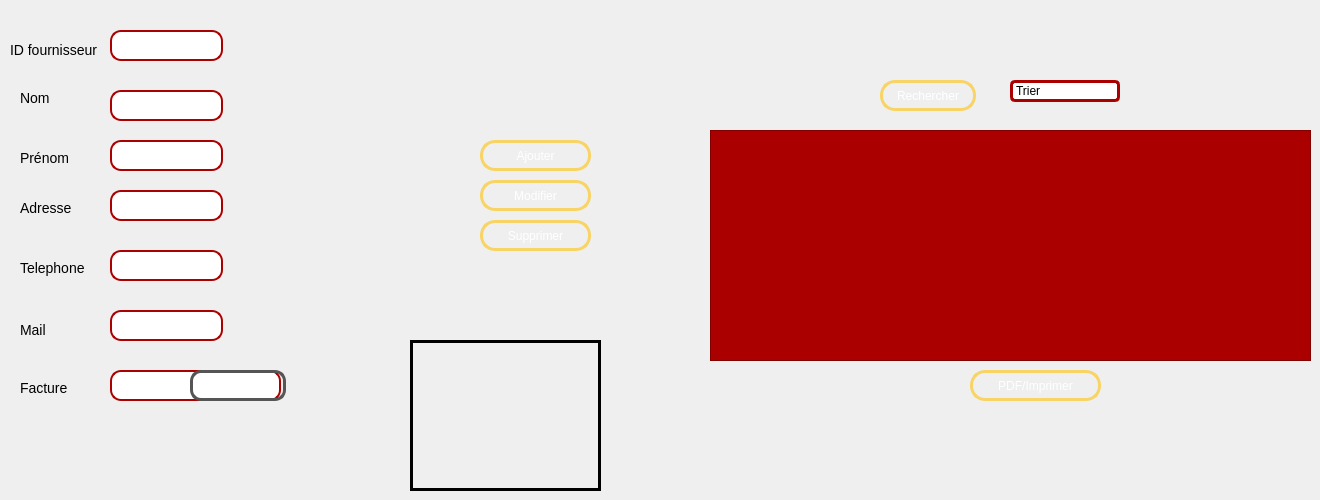
   <widget class="QWidget" name="tab">
    <attribute name="title">
     <string>Gestion des Fournisseurs </string>
    </attribute>
    <widget class="QTableView" name="tabfour">
     <property name="geometry">
      <rect>
       <x>710</x>
       <y>130</y>
       <width>601</width>
       <height>231</height>
      </rect>
     </property>
     <property name="styleSheet">
      <string notr="true">QWidget {
    background-color: #aa0000;
    color: #fffff8;
}

QHeaderView::section {
    background-color: #aaaa7f;
    padding: 4px;
    border: 1px solid #fffff8;
    font-size: 8pt;
}

QTableWidget {
    gridline-color: #ff4842;
    font-size: 9pt;
}

QTableWidget QTableCornerButton::section {
    background-color: #ff4842;
    border: 1px solid #fffff8;
}</string>
     </property>
    </widget>
    <widget class="QPushButton" name="pb_rechercher_3">
     <property name="geometry">
      <rect>
       <x>880</x>
       <y>80</y>
       <width>96</width>
       <height>31</height>
      </rect>
     </property>
     <property name="styleSheet">
      <string notr="true"> QPushButton {
color: #ffffff;
border: 3px solid #f8d466;
font: 8pt &quot;MS Reference Sans Serif&quot;;
border-radius: 15px;
padding: 5px;
background: qradialgradient(cx: 0.3, cy: -0.4,
fx: 0.3, fy: -0.4,
radius: 3, stop: 0 #aa3118, stop: 1 #550000);
min-width: 80px;
}

QPushButton:hover {
background: qradialgradient(cx: 0.3, cy: -0.4,
fx: 0.3, fy: -0.4,
radius: 3, stop: 0 #aa3118, stop: 1 #552a2a);
}

 QPushButton:pressed {
background: qradialgradient(cx: 0.4, cy: -0.1,
fx: 0.4, fy: -0.1,
radius: 3, stop: 0 #aa3118, stop: 1 #554040);
}</string>
     </property>
     <property name="text">
      <string>Rechercher</string>
     </property>
    </widget>
    <widget class="QPushButton" name="pb_modifier_3">
     <property name="geometry">
      <rect>
       <x>480</x>
       <y>180</y>
       <width>111</width>
       <height>31</height>
      </rect>
     </property>
     <property name="styleSheet">
      <string notr="true"> QPushButton {
color: #ffffff;
border: 3px solid #f8d466;
font: 8pt &quot;MS Reference Sans Serif&quot;;
border-radius: 15px;
padding: 5px;
background: qradialgradient(cx: 0.3, cy: -0.4,
fx: 0.3, fy: -0.4,
radius: 3, stop: 0 #aa3118, stop: 1 #550000);
min-width: 80px;
}

QPushButton:hover {
background: qradialgradient(cx: 0.3, cy: -0.4,
fx: 0.3, fy: -0.4,
radius: 3, stop: 0 #aa3118, stop: 1 #552a2a);
}

 QPushButton:pressed {
background: qradialgradient(cx: 0.4, cy: -0.1,
fx: 0.4, fy: -0.1,
radius: 3, stop: 0 #aa3118, stop: 1 #554040);
}</string>
     </property>
     <property name="text">
      <string>Modifier</string>
     </property>
    </widget>
    <widget class="QPushButton" name="pb_ajouter_3">
     <property name="geometry">
      <rect>
       <x>480</x>
       <y>140</y>
       <width>111</width>
       <height>31</height>
      </rect>
     </property>
     <property name="styleSheet">
      <string notr="true"> QPushButton {
color: #ffffff;
border: 3px solid #f8d466;
font: 8pt &quot;MS Reference Sans Serif&quot;;
border-radius: 15px;
padding: 5px;
background: qradialgradient(cx: 0.3, cy: -0.4,
fx: 0.3, fy: -0.4,
radius: 3, stop: 0 #aa3118, stop: 1 #550000);
min-width: 80px;
}

QPushButton:hover {
background: qradialgradient(cx: 0.3, cy: -0.4,
fx: 0.3, fy: -0.4,
radius: 3, stop: 0 #aa3118, stop: 1 #552a2a);
}

 QPushButton:pressed {
background: qradialgradient(cx: 0.4, cy: -0.1,
fx: 0.4, fy: -0.1,
radius: 3, stop: 0 #aa3118, stop: 1 #554040);
}</string>
     </property>
     <property name="text">
      <string>Ajouter</string>
     </property>
    </widget>
    <widget class="QPushButton" name="pb_supprimer_3">
     <property name="geometry">
      <rect>
       <x>480</x>
       <y>220</y>
       <width>111</width>
       <height>31</height>
      </rect>
     </property>
     <property name="styleSheet">
      <string notr="true"> QPushButton {
color: #ffffff;
border: 3px solid #f8d466;
font: 8pt &quot;MS Reference Sans Serif&quot;;
border-radius: 15px;
padding: 5px;
background: qradialgradient(cx: 0.3, cy: -0.4,
fx: 0.3, fy: -0.4,
radius: 3, stop: 0 #aa3118, stop: 1 #550000);
min-width: 80px;
}

QPushButton:hover {
background: qradialgradient(cx: 0.3, cy: -0.4,
fx: 0.3, fy: -0.4,
radius: 3, stop: 0 #aa3118, stop: 1 #552a2a);
}

 QPushButton:pressed {
background: qradialgradient(cx: 0.4, cy: -0.1,
fx: 0.4, fy: -0.1,
radius: 3, stop: 0 #aa3118, stop: 1 #554040);
}</string>
     </property>
     <property name="text">
      <string>Supprimer</string>
     </property>
    </widget>
    <widget class="QLineEdit" name="lineEdit_id_3">
     <property name="geometry">
      <rect>
       <x>110</x>
       <y>30</y>
       <width>113</width>
       <height>31</height>
      </rect>
     </property>
     <property name="styleSheet">
      <string notr="true">QLineEdit{
color: #333;
border: 2px solid #aa0000;
font: 8pt &quot;MS Shell Dlg 2&quot;;
border-radius: 11px;
padding: 5px;
}</string>
     </property>
    </widget>
    <widget class="QLineEdit" name="lineEdit_id_4">
     <property name="geometry">
      <rect>
       <x>110</x>
       <y>90</y>
       <width>113</width>
       <height>31</height>
      </rect>
     </property>
     <property name="styleSheet">
      <string notr="true">QLineEdit{
color: #333;
border: 2px solid #aa0000;
font: 8pt &quot;MS Shell Dlg 2&quot;;
border-radius: 11px;
padding: 5px;
}</string>
     </property>
    </widget>
    <widget class="QLineEdit" name="lineEdit_id_6">
     <property name="geometry">
      <rect>
       <x>110</x>
       <y>140</y>
       <width>113</width>
       <height>31</height>
      </rect>
     </property>
     <property name="styleSheet">
      <string notr="true">QLineEdit{
color: #333;
border: 2px solid #aa0000;
font: 8pt &quot;MS Shell Dlg 2&quot;;
border-radius: 11px;
padding: 5px;
}</string>
     </property>
    </widget>
    <widget class="QLineEdit" name="lineEdit_id_7">
     <property name="geometry">
      <rect>
       <x>110</x>
       <y>190</y>
       <width>113</width>
       <height>31</height>
      </rect>
     </property>
     <property name="styleSheet">
      <string notr="true">QLineEdit{
color: #333;
border: 2px solid #aa0000;
font: 8pt &quot;MS Shell Dlg 2&quot;;
border-radius: 11px;
padding: 5px;
}</string>
     </property>
    </widget>
    <widget class="QLabel" name="label_10">
     <property name="geometry">
      <rect>
       <x>10</x>
       <y>40</y>
       <width>91</width>
       <height>20</height>
      </rect>
     </property>
     <property name="styleSheet">
      <string notr="true">*
{
font:  4px &quot;Yu Gothic UI Semibold&quot;;
font-size:14px;

}</string>
     </property>
     <property name="text">
      <string>ID fournisseur</string>
     </property>
    </widget>
    <widget class="QLabel" name="label_11">
     <property name="geometry">
      <rect>
       <x>20</x>
       <y>90</y>
       <width>81</width>
       <height>16</height>
      </rect>
     </property>
     <property name="styleSheet">
      <string notr="true">*
{
font:  4px &quot;Yu Gothic UI Semibold&quot;;
font-size:14px;

}</string>
     </property>
     <property name="text">
      <string>Nom</string>
     </property>
    </widget>
    <widget class="QLabel" name="label_12">
     <property name="geometry">
      <rect>
       <x>20</x>
       <y>150</y>
       <width>81</width>
       <height>16</height>
      </rect>
     </property>
     <property name="styleSheet">
      <string notr="true">*
{
font:  4px &quot;Yu Gothic UI Semibold&quot;;
font-size:14px;

}</string>
     </property>
     <property name="text">
      <string>Prénom</string>
     </property>
    </widget>
    <widget class="QLabel" name="label_13">
     <property name="geometry">
      <rect>
       <x>20</x>
       <y>200</y>
       <width>81</width>
       <height>16</height>
      </rect>
     </property>
     <property name="styleSheet">
      <string notr="true">*
{
font:  4px &quot;Yu Gothic UI Semibold&quot;;
font-size:14px;

}</string>
     </property>
     <property name="text">
      <string>Adresse</string>
     </property>
    </widget>
    <widget class="QLineEdit" name="lineEdit_id_8">
     <property name="geometry">
      <rect>
       <x>110</x>
       <y>250</y>
       <width>113</width>
       <height>31</height>
      </rect>
     </property>
     <property name="styleSheet">
      <string notr="true">QLineEdit{
color: #333;
border: 2px solid #aa0000;
font: 8pt &quot;MS Shell Dlg 2&quot;;
border-radius: 11px;
padding: 5px;
}</string>
     </property>
    </widget>
    <widget class="QLabel" name="label_14">
     <property name="geometry">
      <rect>
       <x>20</x>
       <y>260</y>
       <width>81</width>
       <height>16</height>
      </rect>
     </property>
     <property name="styleSheet">
      <string notr="true">*
{
font:  4px &quot;Yu Gothic UI Semibold&quot;;
font-size:14px;

}</string>
     </property>
     <property name="text">
      <string>Telephone</string>
     </property>
    </widget>
    <widget class="QLineEdit" name="lineEdit_id_9">
     <property name="geometry">
      <rect>
       <x>110</x>
       <y>310</y>
       <width>113</width>
       <height>31</height>
      </rect>
     </property>
     <property name="styleSheet">
      <string notr="true">QLineEdit{
color: #333;
border: 2px solid #aa0000;
font: 8pt &quot;MS Shell Dlg 2&quot;;
border-radius: 11px;
padding: 5px;
}</string>
     </property>
    </widget>
    <widget class="QLabel" name="label_15">
     <property name="geometry">
      <rect>
       <x>20</x>
       <y>320</y>
       <width>91</width>
       <height>20</height>
      </rect>
     </property>
     <property name="styleSheet">
      <string notr="true">*
{
font:  4px &quot;Yu Gothic UI Semibold&quot;;
font-size:14px;

}</string>
     </property>
     <property name="text">
      <string>Mail</string>
     </property>
    </widget>
    <widget class="QLineEdit" name="lineEdit_id_10">
     <property name="geometry">
      <rect>
       <x>110</x>
       <y>370</y>
       <width>171</width>
       <height>31</height>
      </rect>
     </property>
     <property name="styleSheet">
      <string notr="true">QLineEdit{
color: #333;
border: 2px solid #aa0000;
font: 8pt &quot;MS Shell Dlg 2&quot;;
border-radius: 11px;
padding: 5px;
}</string>
     </property>
    </widget>
    <widget class="QLabel" name="label_16">
     <property name="geometry">
      <rect>
       <x>20</x>
       <y>380</y>
       <width>81</width>
       <height>16</height>
      </rect>
     </property>
     <property name="styleSheet">
      <string notr="true">*
{
font:  4px &quot;Yu Gothic UI Semibold&quot;;
font-size:14px;

}</string>
     </property>
     <property name="text">
      <string>Facture</string>
     </property>
    </widget>
    <widget class="QPushButton" name="btnChse">
     <property name="geometry">
      <rect>
       <x>190</x>
       <y>370</y>
       <width>96</width>
       <height>31</height>
      </rect>
     </property>
     <property name="styleSheet">
      <string notr="true"> QPushButton {
color: #ffffff;
border: 3px solid #555;
font: 9pt &quot;MS Shell Dlg 2&quot;;
border-radius: 11px;
padding: 5px;
background: qradialgradient(cx: 0.3, cy: -0.4,
fx: 0.3, fy: -0.4,
radius: 1.35, stop: 0 #aa0000, stop: 1 #880808);
min-width: 80px;
}

QPushButton:hover {
background: qradialgradient(cx: 0.3, cy: -0.4,
fx: 0.3, fy: -0.4,
radius: 1.35, stop: 0 #aa0000, stop: 1 #880000);
}

 QPushButton:pressed {
background: qradialgradient(cx: 0.4, cy: -0.1,
fx: 0.4, fy: -0.1,
radius: 1.35, stop: 0 #aa0000, stop: 1 #aa3f2c);
}</string>
     </property>
     <property name="text">
      <string>Browser</string>
     </property>
    </widget>
    <widget class="QLabel" name="lblBkImge">
     <property name="geometry">
      <rect>
       <x>410</x>
       <y>340</y>
       <width>191</width>
       <height>151</height>
      </rect>
     </property>
     <property name="styleSheet">
      <string notr="true">*
{
border: 3px solid #000000;
}</string>
     </property>
     <property name="text">
      <string/>
     </property>
    </widget>
    <widget class="QComboBox" name="comboBox_4">
     <property name="geometry">
      <rect>
       <x>1010</x>
       <y>80</y>
       <width>110</width>
       <height>22</height>
      </rect>
     </property>
     <property name="styleSheet">
      <string notr="true">QComboBox {
	border: 3px solid #aa0000;
	border-radius: 5px;
	background:qradialgradient(cx: 0.3, cy: -0.4,
fx: 0.0, fy: -0.0,
radius: 1.89, stop: 0 #ffffff, stop: 1 #999);
	padding: 1px 23px 1px 3px;
	min-width: 6em;
	color: #000000 bold;
}
QComboBox::drop-down {
	subcontrol-origin: padding;
	subcontrol-position: top right;
	width: 20px;
 
	border-top-right-radius: 3px;
	border-bottom-right-radius: 3px;
}
QComboBox::down-arrow {
    	color: #aa0000;
}
 
QComboBox QAbstractView{
	background-color: #aa0000;
	color: #aa0000;
 
	selection-background-color: #999999;
	selection-color: #4f4f4f;
}

</string>
     </property>
     <item>
      <property name="text">
       <string>Trier</string>
      </property>
     </item>
     <item>
      <property name="text">
       <string>selon id</string>
      </property>
     </item>
     <item>
      <property name="text">
       <string>selon nom</string>
      </property>
     </item>
     <item>
      <property name="text">
       <string>selon prenom</string>
      </property>
     </item>
    </widget>
    <widget class="QLabel" name="label_24">
     <property name="geometry">
      <rect>
       <x>110</x>
       <y>70</y>
       <width>181</width>
       <height>16</height>
      </rect>
     </property>
     <property name="text">
      <string/>
     </property>
    </widget>
    <widget class="QLabel" name="label_25">
     <property name="geometry">
      <rect>
       <x>110</x>
       <y>120</y>
       <width>151</width>
       <height>16</height>
      </rect>
     </property>
     <property name="text">
      <string/>
     </property>
    </widget>
    <widget class="QLabel" name="label_26">
     <property name="geometry">
      <rect>
       <x>110</x>
       <y>170</y>
       <width>131</width>
       <height>16</height>
      </rect>
     </property>
     <property name="text">
      <string/>
     </property>
    </widget>
    <widget class="QLabel" name="label_27">
     <property name="geometry">
      <rect>
       <x>110</x>
       <y>230</y>
       <width>131</width>
       <height>16</height>
      </rect>
     </property>
     <property name="text">
      <string/>
     </property>
    </widget>
    <widget class="QLabel" name="label_28">
     <property name="geometry">
      <rect>
       <x>360</x>
       <y>70</y>
       <width>131</width>
       <height>16</height>
      </rect>
     </property>
     <property name="text">
      <string/>
     </property>
    </widget>
    <widget class="QLabel" name="label_29">
     <property name="geometry">
      <rect>
       <x>390</x>
       <y>100</y>
       <width>131</width>
       <height>16</height>
      </rect>
     </property>
     <property name="text">
      <string/>
     </property>
    </widget>
    <widget class="QLabel" name="label_30">
     <property name="geometry">
      <rect>
       <x>580</x>
       <y>100</y>
       <width>131</width>
       <height>16</height>
      </rect>
     </property>
     <property name="text">
      <string/>
     </property>
    </widget>
    <widget class="QPushButton" name="PDFcat_2">
     <property name="geometry">
      <rect>
       <x>970</x>
       <y>370</y>
       <width>131</width>
       <height>31</height>
      </rect>
     </property>
     <property name="styleSheet">
      <string notr="true"> QPushButton {
color: #ffffff;
border: 3px solid #f8d466;
font: 8pt &quot;MS Reference Sans Serif&quot;;
border-radius: 15px;
padding: 5px;
background: qradialgradient(cx: 0.3, cy: -0.4,
fx: 0.3, fy: -0.4,
radius: 3, stop: 0 #aa3118, stop: 1 #550000);
min-width: 80px;
}

QPushButton:hover {
background: qradialgradient(cx: 0.3, cy: -0.4,
fx: 0.3, fy: -0.4,
radius: 3, stop: 0 #aa3118, stop: 1 #552a2a);
}

 QPushButton:pressed {
background: qradialgradient(cx: 0.4, cy: -0.1,
fx: 0.4, fy: -0.1,
radius: 3, stop: 0 #aa3118, stop: 1 #554040);
}</string>
     </property>
     <property name="text">
      <string>PDF/Imprimer</string>
     </property>
    </widget>
   </widget>
